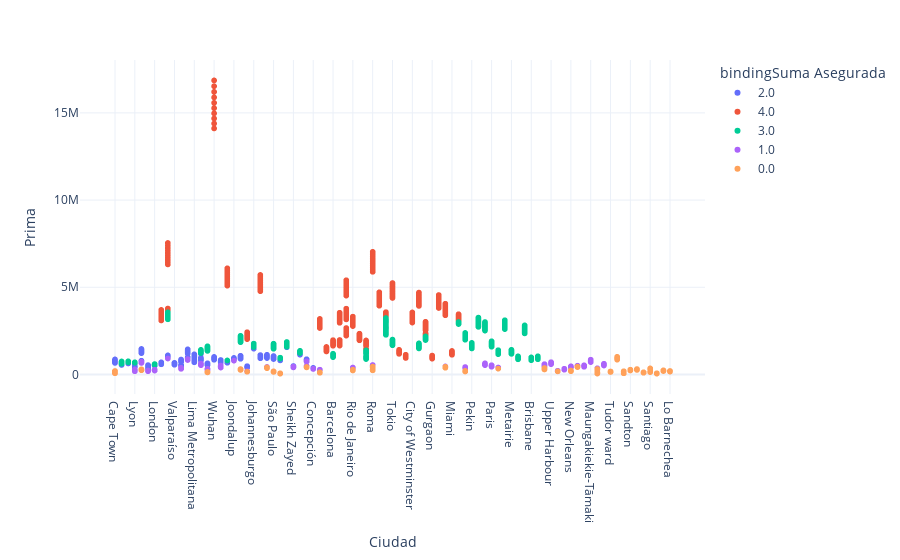

Notebook source saved alongside this figure:
### Code cell
graph = px.scatter(
    df2,
    y="Prima",
    x="Ciudad",
    color="bindingSuma Asegurada",
    template="plotly_white",
)
graph.show()

### Figure 1 — Plotly figure (JSON) as saved in the notebook; plotly's stock layout.template omitted (floating-point values rounded to 4 significant figures; data arrays with more than 128 entries replaced by an {"elided": "..."} marker saying what was removed)
{"data": [{"hovertemplate": "bindingSuma Asegurada=2.0<br>Ciudad=%{x}<br>Prima=%{y}<extra></extra>", "legendgroup": "2.0", "marker": {"color": "#636efa", "symbol": "circle"}, "mode": "markers", "name": "2.0", "showlegend": true, "type": "scattergl", "x": {"elided": "316 str values"}, "xaxis": "x", "y": {"elided": "316 int values"}, "yaxis": "y"}, {"hovertemplate": "bindingSuma Asegurada=4.0<br>Ciudad=%{x}<br>Prima=%{y}<extra></extra>", "legendgroup": "4.0", "marker": {"color": "#EF553B", "symbol": "circle"}, "mode": "markers", "name": "4.0", "showlegend": true, "type": "scattergl", "x": {"elided": "316 str values"}, "xaxis": "x", "y": {"elided": "316 int values"}, "yaxis": "y"}, {"hovertemplate": "bindingSuma Asegurada=3.0<br>Ciudad=%{x}<br>Prima=%{y}<extra></extra>", "legendgroup": "3.0", "marker": {"color": "#00cc96", "symbol": "circle"}, "mode": "markers", "name": "3.0", "showlegend": true, "type": "scattergl", "x": {"elided": "316 str values"}, "xaxis": "x", "y": {"elided": "316 int values"}, "yaxis": "y"}, {"hovertemplate": "bindingSuma Asegurada=1.0<br>Ciudad=%{x}<br>Prima=%{y}<extra></extra>", "legendgroup": "1.0", "marker": {"color": "#ab63fa", "symbol": "circle"}, "mode": "markers", "name": "1.0", "showlegend": true, "type": "scattergl", "x": {"elided": "316 str values"}, "xaxis": "x", "y": {"elided": "316 int values"}, "yaxis": "y"}, {"hovertemplate": "bindingSuma Asegurada=0.0<br>Ciudad=%{x}<br>Prima=%{y}<extra></extra>", "legendgroup": "0.0", "marker": {"color": "#FFA15A", "symbol": "circle"}, "mode": "markers", "name": "0.0", "showlegend": true, "type": "scattergl", "x": {"elided": "316 str values"}, "xaxis": "x", "y": {"elided": "316 int values"}, "yaxis": "y"}], "layout": {"legend": {"title": {"text": "bindingSuma Asegurada"}, "tracegroupgap": 0}, "margin": {"t": 60}, "xaxis": {"anchor": "y", "domain": [0, 1], "title": {"text": "Ciudad"}}, "yaxis": {"anchor": "x", "domain": [0, 1], "title": {"text": "Prima"}}}}
